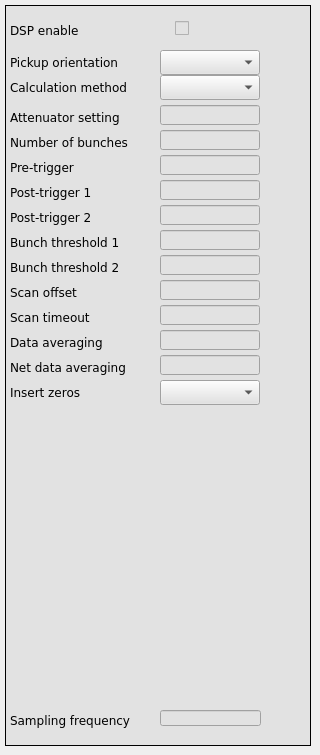
    <widget class="QWidget" name="dsp">
     <attribute name="title">
      <string>DSP</string>
     </attribute>
     <widget class="caFrame" name="caframe_2">
      <property name="geometry">
       <rect>
        <x>5</x>
        <y>5</y>
        <width>306</width>
        <height>741</height>
       </rect>
      </property>
      <property name="styleSheet">
       <string notr="true">background-color: rgb(226, 226, 226);</string>
      </property>
      <property name="frameShape">
       <enum>QFrame::Box</enum>
      </property>
      <widget class="QLabel" name="label_9">
       <property name="geometry">
        <rect>
         <x>5</x>
         <y>275</y>
         <width>136</width>
         <height>25</height>
        </rect>
       </property>
       <property name="font">
        <font>
         <family>DejaVu Sans</family>
        </font>
       </property>
       <property name="text">
        <string>Scan offset</string>
       </property>
      </widget>
      <widget class="caTextEntry" name="catextentry_4">
       <property name="geometry">
        <rect>
         <x>155</x>
         <y>200</y>
         <width>100</width>
         <height>20</height>
        </rect>
       </property>
       <property name="font">
        <font>
         <family>DejaVu Sans</family>
         <pointsize>9</pointsize>
         <stylestrategy>PreferDefault</stylestrategy>
        </font>
       </property>
       <property name="alignment">
        <set>Qt::AlignRight|Qt::AlignTrailing|Qt::AlignVCenter</set>
       </property>
       <property name="channel" stdset="0">
        <string notr="true">$(DEVICE):dsp:post_trigger2</string>
       </property>
       <property name="background">
        <color>
         <red>255</red>
         <green>255</green>
         <blue>127</blue>
        </color>
       </property>
       <property name="colorMode">
        <enum>caLineEdit::Static</enum>
       </property>
       <property name="limitsMode">
        <enum>caLineEdit::User</enum>
       </property>
       <property name="maxValue">
        <double>2047.000000000000000</double>
       </property>
       <property name="minValue">
        <double>8.000000000000000</double>
       </property>
      </widget>
      <widget class="QLabel" name="label_2">
       <property name="geometry">
        <rect>
         <x>5</x>
         <y>70</y>
         <width>136</width>
         <height>25</height>
        </rect>
       </property>
       <property name="font">
        <font>
         <family>DejaVu Sans</family>
        </font>
       </property>
       <property name="text">
        <string>Calculation method</string>
       </property>
      </widget>
      <widget class="QLabel" name="label_5">
       <property name="geometry">
        <rect>
         <x>5</x>
         <y>175</y>
         <width>141</width>
         <height>25</height>
        </rect>
       </property>
       <property name="font">
        <font>
         <family>DejaVu Sans</family>
        </font>
       </property>
       <property name="text">
        <string>Post-trigger 1</string>
       </property>
      </widget>
      <widget class="caTextEntry" name="catextentry_6">
       <property name="geometry">
        <rect>
         <x>155</x>
         <y>250</y>
         <width>100</width>
         <height>20</height>
        </rect>
       </property>
       <property name="font">
        <font>
         <family>DejaVu Sans</family>
         <pointsize>9</pointsize>
         <stylestrategy>PreferDefault</stylestrategy>
        </font>
       </property>
       <property name="alignment">
        <set>Qt::AlignRight|Qt::AlignTrailing|Qt::AlignVCenter</set>
       </property>
       <property name="channel" stdset="0">
        <string notr="true">$(DEVICE):dsp:bunch_thr2</string>
       </property>
       <property name="background">
        <color>
         <red>255</red>
         <green>255</green>
         <blue>127</blue>
        </color>
       </property>
       <property name="colorMode">
        <enum>caLineEdit::Static</enum>
       </property>
       <property name="limitsMode">
        <enum>caLineEdit::User</enum>
       </property>
       <property name="maxValue">
        <double>8191.000000000000000</double>
       </property>
       <property name="minValue">
        <double>0.000000000000000</double>
       </property>
      </widget>
      <widget class="QLabel" name="label_7">
       <property name="geometry">
        <rect>
         <x>5</x>
         <y>225</y>
         <width>146</width>
         <height>25</height>
        </rect>
       </property>
       <property name="font">
        <font>
         <family>DejaVu Sans</family>
        </font>
       </property>
       <property name="text">
        <string>Bunch threshold 1</string>
       </property>
      </widget>
      <widget class="caTextEntry" name="catextentry_5">
       <property name="geometry">
        <rect>
         <x>155</x>
         <y>225</y>
         <width>100</width>
         <height>20</height>
        </rect>
       </property>
       <property name="font">
        <font>
         <family>DejaVu Sans</family>
         <pointsize>9</pointsize>
         <stylestrategy>PreferDefault</stylestrategy>
        </font>
       </property>
       <property name="alignment">
        <set>Qt::AlignRight|Qt::AlignTrailing|Qt::AlignVCenter</set>
       </property>
       <property name="channel" stdset="0">
        <string notr="true">$(DEVICE):dsp:bunch_thr1</string>
       </property>
       <property name="background">
        <color>
         <red>255</red>
         <green>255</green>
         <blue>127</blue>
        </color>
       </property>
       <property name="colorMode">
        <enum>caLineEdit::Static</enum>
       </property>
       <property name="limitsMode">
        <enum>caLineEdit::User</enum>
       </property>
       <property name="maxValue">
        <double>8191.000000000000000</double>
       </property>
       <property name="minValue">
        <double>0.000000000000000</double>
       </property>
      </widget>
      <widget class="caMenu" name="camenu_3">
       <property name="geometry">
        <rect>
         <x>155</x>
         <y>375</y>
         <width>100</width>
         <height>25</height>
        </rect>
       </property>
       <property name="font">
        <font>
         <family>DejaVu Sans</family>
         <pointsize>9</pointsize>
        </font>
       </property>
       <property name="styleSheet">
        <string notr="true">selection-color: rgb(0, 0, 0);
color: rgb(0, 0, 0);</string>
       </property>
       <property name="frame">
        <bool>true</bool>
       </property>
       <property name="channel" stdset="0">
        <string notr="true">$(DEVICE):dsp:insert_zeros</string>
       </property>
       <property name="labelDisplay">
        <bool>false</bool>
       </property>
      </widget>
      <widget class="QLabel" name="label_12">
       <property name="geometry">
        <rect>
         <x>5</x>
         <y>375</y>
         <width>131</width>
         <height>25</height>
        </rect>
       </property>
       <property name="font">
        <font>
         <family>DejaVu Sans</family>
        </font>
       </property>
       <property name="text">
        <string>Insert zeros</string>
       </property>
      </widget>
      <widget class="caTextEntry" name="catextentry_9">
       <property name="geometry">
        <rect>
         <x>155</x>
         <y>325</y>
         <width>100</width>
         <height>20</height>
        </rect>
       </property>
       <property name="font">
        <font>
         <family>DejaVu Sans</family>
         <pointsize>9</pointsize>
         <stylestrategy>PreferDefault</stylestrategy>
        </font>
       </property>
       <property name="alignment">
        <set>Qt::AlignRight|Qt::AlignTrailing|Qt::AlignVCenter</set>
       </property>
       <property name="channel" stdset="0">
        <string notr="true">$(DEVICE):dsp:data_averaging</string>
       </property>
       <property name="background">
        <color>
         <red>255</red>
         <green>255</green>
         <blue>127</blue>
        </color>
       </property>
       <property name="colorMode">
        <enum>caLineEdit::Static</enum>
       </property>
       <property name="limitsMode">
        <enum>caLineEdit::User</enum>
       </property>
       <property name="maxValue">
        <double>2047.000000000000000</double>
       </property>
       <property name="minValue">
        <double>8.000000000000000</double>
       </property>
      </widget>
      <widget class="QLabel" name="label_8">
       <property name="geometry">
        <rect>
         <x>5</x>
         <y>250</y>
         <width>126</width>
         <height>25</height>
        </rect>
       </property>
       <property name="font">
        <font>
         <family>DejaVu Sans</family>
        </font>
       </property>
       <property name="text">
        <string>Bunch threshold 2</string>
       </property>
      </widget>
      <widget class="caMenu" name="camenu">
       <property name="geometry">
        <rect>
         <x>155</x>
         <y>45</y>
         <width>100</width>
         <height>25</height>
        </rect>
       </property>
       <property name="font">
        <font>
         <family>DejaVu Sans</family>
         <pointsize>9</pointsize>
        </font>
       </property>
       <property name="styleSheet">
        <string notr="true">selection-color: rgb(0, 0, 0);
color: rgb(0, 0, 0);</string>
       </property>
       <property name="frame">
        <bool>true</bool>
       </property>
       <property name="channel" stdset="0">
        <string notr="true">$(DEVICE):dsp:pickup_orientation</string>
       </property>
       <property name="labelDisplay">
        <bool>false</bool>
       </property>
      </widget>
      <widget class="QLabel" name="label_3">
       <property name="geometry">
        <rect>
         <x>5</x>
         <y>125</y>
         <width>136</width>
         <height>25</height>
        </rect>
       </property>
       <property name="font">
        <font>
         <family>DejaVu Sans</family>
        </font>
       </property>
       <property name="text">
        <string>Number of bunches</string>
       </property>
      </widget>
      <widget class="caTextEntry" name="catextentry_3">
       <property name="geometry">
        <rect>
         <x>155</x>
         <y>175</y>
         <width>100</width>
         <height>20</height>
        </rect>
       </property>
       <property name="font">
        <font>
         <family>DejaVu Sans</family>
         <pointsize>9</pointsize>
         <stylestrategy>PreferDefault</stylestrategy>
        </font>
       </property>
       <property name="alignment">
        <set>Qt::AlignRight|Qt::AlignTrailing|Qt::AlignVCenter</set>
       </property>
       <property name="channel" stdset="0">
        <string notr="true">$(DEVICE):dsp:post_trigger1</string>
       </property>
       <property name="background">
        <color>
         <red>255</red>
         <green>255</green>
         <blue>127</blue>
        </color>
       </property>
       <property name="colorMode">
        <enum>caLineEdit::Static</enum>
       </property>
       <property name="limitsMode">
        <enum>caLineEdit::User</enum>
       </property>
       <property name="maxValue">
        <double>2047.000000000000000</double>
       </property>
       <property name="minValue">
        <double>8.000000000000000</double>
       </property>
      </widget>
      <widget class="QLabel" name="label_10">
       <property name="geometry">
        <rect>
         <x>5</x>
         <y>300</y>
         <width>141</width>
         <height>25</height>
        </rect>
       </property>
       <property name="font">
        <font>
         <family>DejaVu Sans</family>
        </font>
       </property>
       <property name="text">
        <string>Scan timeout</string>
       </property>
      </widget>
      <widget class="caMenu" name="camenu_2">
       <property name="geometry">
        <rect>
         <x>155</x>
         <y>70</y>
         <width>100</width>
         <height>25</height>
        </rect>
       </property>
       <property name="font">
        <font>
         <family>DejaVu Sans</family>
         <pointsize>9</pointsize>
        </font>
       </property>
       <property name="styleSheet">
        <string notr="true">selection-color: rgb(0, 0, 0);
color: rgb(0, 0, 0);</string>
       </property>
       <property name="frame">
        <bool>true</bool>
       </property>
       <property name="channel" stdset="0">
        <string notr="true">$(DEVICE):dsp:calculation_method</string>
       </property>
       <property name="labelDisplay">
        <bool>false</bool>
       </property>
      </widget>
      <widget class="caTextEntry" name="catextentry">
       <property name="geometry">
        <rect>
         <x>155</x>
         <y>125</y>
         <width>100</width>
         <height>20</height>
        </rect>
       </property>
       <property name="font">
        <font>
         <family>DejaVu Sans</family>
         <pointsize>9</pointsize>
         <stylestrategy>PreferDefault</stylestrategy>
        </font>
       </property>
       <property name="alignment">
        <set>Qt::AlignRight|Qt::AlignTrailing|Qt::AlignVCenter</set>
       </property>
       <property name="channel" stdset="0">
        <string notr="true">$(DEVICE):dsp:num_of_bunches</string>
       </property>
       <property name="background">
        <color>
         <red>255</red>
         <green>255</green>
         <blue>127</blue>
        </color>
       </property>
       <property name="colorMode">
        <enum>caLineEdit::Static</enum>
       </property>
      </widget>
      <widget class="caTextEntry" name="catextentry_7">
       <property name="geometry">
        <rect>
         <x>155</x>
         <y>275</y>
         <width>100</width>
         <height>20</height>
        </rect>
       </property>
       <property name="font">
        <font>
         <family>DejaVu Sans</family>
         <pointsize>9</pointsize>
         <stylestrategy>PreferDefault</stylestrategy>
        </font>
       </property>
       <property name="alignment">
        <set>Qt::AlignRight|Qt::AlignTrailing|Qt::AlignVCenter</set>
       </property>
       <property name="channel" stdset="0">
        <string notr="true">$(DEVICE):dsp:scan_offset</string>
       </property>
       <property name="background">
        <color>
         <red>255</red>
         <green>255</green>
         <blue>127</blue>
        </color>
       </property>
       <property name="colorMode">
        <enum>caLineEdit::Static</enum>
       </property>
       <property name="limitsMode">
        <enum>caLineEdit::Channel</enum>
       </property>
       <property name="maxValue">
        <double>8191.000000000000000</double>
       </property>
       <property name="minValue">
        <double>0.000000000000000</double>
       </property>
      </widget>
      <widget class="caTextEntry" name="catextentry_8">
       <property name="geometry">
        <rect>
         <x>155</x>
         <y>300</y>
         <width>100</width>
         <height>20</height>
        </rect>
       </property>
       <property name="font">
        <font>
         <family>DejaVu Sans</family>
         <pointsize>9</pointsize>
         <stylestrategy>PreferDefault</stylestrategy>
        </font>
       </property>
       <property name="alignment">
        <set>Qt::AlignRight|Qt::AlignTrailing|Qt::AlignVCenter</set>
       </property>
       <property name="channel" stdset="0">
        <string notr="true">$(DEVICE):dsp:scan_timeout</string>
       </property>
       <property name="background">
        <color>
         <red>255</red>
         <green>255</green>
         <blue>127</blue>
        </color>
       </property>
       <property name="colorMode">
        <enum>caLineEdit::Static</enum>
       </property>
       <property name="limitsMode">
        <enum>caLineEdit::Channel</enum>
       </property>
       <property name="maxValue">
        <double>8191.000000000000000</double>
       </property>
       <property name="minValue">
        <double>0.000000000000000</double>
       </property>
      </widget>
      <widget class="caTextEntry" name="catextentry_2">
       <property name="geometry">
        <rect>
         <x>155</x>
         <y>150</y>
         <width>100</width>
         <height>20</height>
        </rect>
       </property>
       <property name="font">
        <font>
         <family>DejaVu Sans</family>
         <pointsize>9</pointsize>
         <stylestrategy>PreferDefault</stylestrategy>
        </font>
       </property>
       <property name="alignment">
        <set>Qt::AlignRight|Qt::AlignTrailing|Qt::AlignVCenter</set>
       </property>
       <property name="channel" stdset="0">
        <string notr="true">$(DEVICE):dsp:pre_trigger</string>
       </property>
       <property name="background">
        <color>
         <red>255</red>
         <green>255</green>
         <blue>127</blue>
        </color>
       </property>
       <property name="colorMode">
        <enum>caLineEdit::Static</enum>
       </property>
       <property name="limitsMode">
        <enum>caLineEdit::User</enum>
       </property>
       <property name="maxValue">
        <double>15.000000000000000</double>
       </property>
      </widget>
      <widget class="QLabel" name="label_11">
       <property name="geometry">
        <rect>
         <x>5</x>
         <y>325</y>
         <width>136</width>
         <height>25</height>
        </rect>
       </property>
       <property name="font">
        <font>
         <family>DejaVu Sans</family>
        </font>
       </property>
       <property name="text">
        <string>Data averaging</string>
       </property>
      </widget>
      <widget class="QLabel" name="label">
       <property name="geometry">
        <rect>
         <x>5</x>
         <y>45</y>
         <width>146</width>
         <height>25</height>
        </rect>
       </property>
       <property name="font">
        <font>
         <family>DejaVu Sans</family>
        </font>
       </property>
       <property name="text">
        <string>Pickup orientation</string>
       </property>
      </widget>
      <widget class="QLabel" name="label_4">
       <property name="geometry">
        <rect>
         <x>5</x>
         <y>150</y>
         <width>146</width>
         <height>25</height>
        </rect>
       </property>
       <property name="font">
        <font>
         <family>DejaVu Sans</family>
        </font>
       </property>
       <property name="text">
        <string>Pre-trigger</string>
       </property>
      </widget>
      <widget class="QLabel" name="label_6">
       <property name="geometry">
        <rect>
         <x>5</x>
         <y>200</y>
         <width>141</width>
         <height>25</height>
        </rect>
       </property>
       <property name="font">
        <font>
         <family>DejaVu Sans</family>
        </font>
       </property>
       <property name="text">
        <string>Post-trigger 2</string>
       </property>
      </widget>
      <widget class="caLed" name="caled_2">
       <property name="geometry">
        <rect>
         <x>210</x>
         <y>13</y>
         <width>21</width>
         <height>21</height>
        </rect>
       </property>
       <property name="font">
        <font>
         <family>DejaVu Sans</family>
         <pointsize>9</pointsize>
        </font>
       </property>
       <property name="channel" stdset="0">
        <string notr="true">$(DEVICE):dsp:enable</string>
       </property>
       <property name="falseColor">
        <color alpha="0">
         <red>255</red>
         <green>0</green>
         <blue>0</blue>
        </color>
       </property>
       <property name="trueColor">
        <color>
         <red>0</red>
         <green>255</green>
         <blue>0</blue>
        </color>
       </property>
       <property name="trueValue">
        <string>true</string>
       </property>
       <property name="falseValue">
        <string>false</string>
       </property>
      </widget>
      <widget class="QLabel" name="label_419">
       <property name="geometry">
        <rect>
         <x>5</x>
         <y>15</y>
         <width>80</width>
         <height>21</height>
        </rect>
       </property>
       <property name="font">
        <font>
         <family>DejaVu Sans</family>
        </font>
       </property>
       <property name="text">
        <string>DSP enable</string>
       </property>
       <property name="alignment">
        <set>Qt::AlignLeading|Qt::AlignLeft|Qt::AlignVCenter</set>
       </property>
      </widget>
      <widget class="caToggleButton" name="catogglebutton_4">
       <property name="geometry">
        <rect>
         <x>170</x>
         <y>15</y>
         <width>16</width>
         <height>16</height>
        </rect>
       </property>
       <property name="font">
        <font>
         <family>DejaVu Sans</family>
         <pointsize>9</pointsize>
        </font>
       </property>
       <property name="channel" stdset="0">
        <string notr="true">$(DEVICE):dsp:enable</string>
       </property>
      </widget>
      <widget class="caLineEdit" name="calineedit_4">
       <property name="geometry">
        <rect>
         <x>155</x>
         <y>705</y>
         <width>101</width>
         <height>16</height>
        </rect>
       </property>
       <property name="font">
        <font>
         <family>DejaVu Sans</family>
         <pointsize>10</pointsize>
         <stylestrategy>PreferDefault</stylestrategy>
        </font>
       </property>
       <property name="alignment">
        <set>Qt::AlignRight|Qt::AlignTrailing|Qt::AlignVCenter</set>
       </property>
       <property name="channel" stdset="0">
        <string notr="true">$(DEVICE):clock_info:adc_frequency</string>
       </property>
      </widget>
      <widget class="QLabel" name="label_55">
       <property name="geometry">
        <rect>
         <x>5</x>
         <y>705</y>
         <width>131</width>
         <height>21</height>
        </rect>
       </property>
       <property name="font">
        <font>
         <family>DejaVu Sans</family>
        </font>
       </property>
       <property name="text">
        <string>Sampling frequency</string>
       </property>
      </widget>
      <widget class="QLabel" name="label_13">
       <property name="geometry">
        <rect>
         <x>5</x>
         <y>100</y>
         <width>141</width>
         <height>25</height>
        </rect>
       </property>
       <property name="font">
        <font>
         <family>DejaVu Sans</family>
        </font>
       </property>
       <property name="text">
        <string>Attenuator setting</string>
       </property>
      </widget>
      <widget class="caTextEntry" name="catextentry_11">
       <property name="geometry">
        <rect>
         <x>155</x>
         <y>100</y>
         <width>100</width>
         <height>20</height>
        </rect>
       </property>
       <property name="font">
        <font>
         <family>DejaVu Sans</family>
         <pointsize>9</pointsize>
         <stylestrategy>PreferDefault</stylestrategy>
        </font>
       </property>
       <property name="alignment">
        <set>Qt::AlignRight|Qt::AlignTrailing|Qt::AlignVCenter</set>
       </property>
       <property name="channel" stdset="0">
        <string notr="true">$(DEVICE):attenuation:att_id</string>
       </property>
       <property name="background">
        <color>
         <red>255</red>
         <green>255</green>
         <blue>127</blue>
        </color>
       </property>
       <property name="colorMode">
        <enum>caLineEdit::Static</enum>
       </property>
      </widget>
      <widget class="QLabel" name="label_14">
       <property name="geometry">
        <rect>
         <x>5</x>
         <y>350</y>
         <width>136</width>
         <height>25</height>
        </rect>
       </property>
       <property name="font">
        <font>
         <family>DejaVu Sans</family>
        </font>
       </property>
       <property name="text">
        <string>Net data averaging</string>
       </property>
      </widget>
      <widget class="caTextEntry" name="catextentry_10">
       <property name="geometry">
        <rect>
         <x>155</x>
         <y>350</y>
         <width>100</width>
         <height>20</height>
        </rect>
       </property>
       <property name="font">
        <font>
         <family>DejaVu Sans</family>
         <pointsize>9</pointsize>
         <stylestrategy>PreferDefault</stylestrategy>
        </font>
       </property>
       <property name="alignment">
        <set>Qt::AlignRight|Qt::AlignTrailing|Qt::AlignVCenter</set>
       </property>
       <property name="channel" stdset="0">
        <string notr="true">$(DEVICE):dsp:net_data_averaging</string>
       </property>
       <property name="background">
        <color>
         <red>255</red>
         <green>255</green>
         <blue>127</blue>
        </color>
       </property>
       <property name="colorMode">
        <enum>caLineEdit::Static</enum>
       </property>
       <property name="limitsMode">
        <enum>caLineEdit::User</enum>
       </property>
       <property name="maxValue">
        <double>2047.000000000000000</double>
       </property>
       <property name="minValue">
        <double>8.000000000000000</double>
       </property>
      </widget>
     </widget>
    </widget>
